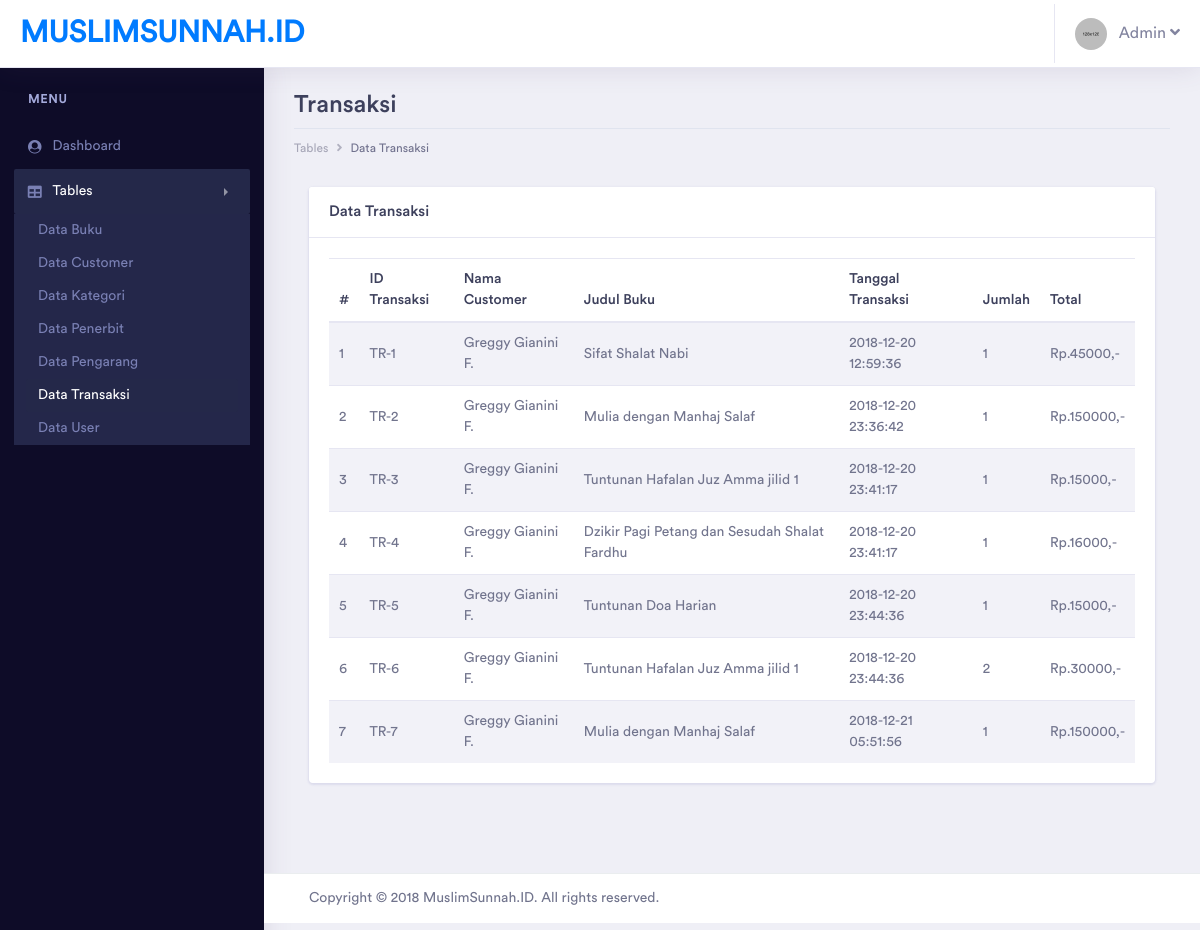
Page /admin/pages/tables/transaksi/table_transaksi.php (signed in) on the committed database.
### tables this page shows
CREATE TABLE `transaksi` (
  `id_transaksi` varchar(50) NOT NULL,
  `id_customer` varchar(20) NOT NULL,
  `id_buku` varchar(50) NOT NULL,
  `tgl_transaksi` datetime NOT NULL,
  `jumlah` int(11) NOT NULL,
  `total` int(11) NOT NULL
);

CREATE TABLE `customer` (
  `id_customer` varchar(20) NOT NULL,
  `nama_customer` varchar(100) NOT NULL,
  `jk_customer` enum('Laki-Laki','Perempuan') NOT NULL,
  `alamat_customer` varchar(200) NOT NULL,
  `email_customer` varchar(100) NOT NULL,
  `telp_customer` varchar(20) NOT NULL,
  `deleted` tinyint(1) NOT NULL
);

CREATE TABLE `buku` (
  `id_buku` varchar(50) NOT NULL,
  `judul_buku` varchar(200) NOT NULL,
  `id_pengarang` varchar(20) NOT NULL,
  `id_penerbit` varchar(20) NOT NULL,
  `id_kategori` varchar(20) NOT NULL,
  `stok` int(11) NOT NULL,
  `berat` float NOT NULL,
  `harga` int(11) NOT NULL,
  `deskripsi` varchar(1000) NOT NULL,
  `gambar` varchar(200) NOT NULL,
  `deleted` tinyint(1) NOT NULL
);

### admin/pages/tables/transaksi/table_transaksi.php (the view, shortened to what this page needs)
<?php
include '../../../../helper/connection.php';
?>
<?php
if(!$_SESSION['username'] && !$_SESSION['password'] && $_SESSION['tipe_user'] != "Admin")
{
    echo "
		<script type='text/javascript'>
		alert('Anda harus login terlebih dahulu!')
		window.location='../../../index.php';
		</script>";
}
else
{
?>
<!doctype html>
<html lang="en">
<head>
    <link rel="stylesheet" href="../../../assets/vendor/bootstrap/css/bootstrap.min.css">
    <link href="../../../assets/vendor/fonts/circular-std/style.css" rel="stylesheet">
    <link rel="stylesheet" href="../../../assets/libs/css/style.css">
    <link rel="stylesheet" href="../../../assets/vendor/fonts/fontawesome/css/fontawesome-all.css">
    <link rel="stylesheet" href="../../../assets/vendor/charts/chartist-bundle/chartist.css">
    <link rel="stylesheet" href="../../../assets/vendor/charts/morris-bundle/morris.css">
    <link rel="stylesheet" href="../../../assets/vendor/fonts/material-design-iconic-font/css/materialdesignicons.min.css">
    <link rel="stylesheet" href="../../../assets/vendor/charts/c3charts/c3.css">
    <link rel="stylesheet" href="../../../assets/vendor/fonts/flag-icon-css/flag-icon.min.css">
</head>
<body>
    <div class="dashboard-main-wrapper">
        <div class="dashboard-header">
            <nav class="navbar navbar-expand-lg bg-white fixed-top">
                <a class="navbar-brand" href="../../../dashboard.php">MUSLIMSUNNAH.ID</a>
                <div class="collapse navbar-collapse " id="navbarSupportedContent">
                    <ul class="navbar-nav ml-auto navbar-right-top">
                        <li class="nav-item dropdown nav-user">
                            <a class="nav-link nav-user-img" href="#" id="navbarDropdownMenuLink2" data-toggle="dropdown"
                                aria-haspopup="true" aria-expanded="false"><img src="../../../assets/images/avatar-1.jpg"
                                    alt="" class="user-avatar-md rounded-circle">&nbsp;&nbsp;&nbsp;Admin <i class="fas fa-angle-down"></i></a>
                        </li>
                    </ul>
                </div>
            </nav>
        </div>
        <div class="nav-left-sidebar sidebar-dark">
            <div class="menu-list">
                <nav class="navbar navbar-expand-lg navbar-light">
                    <div class="collapse navbar-collapse" id="navbarNav">
                        <ul class="navbar-nav flex-column">
                            <li class="nav-divider">
                                Menu
                            </li>
                            <li class="nav-item ">
                                <a class="nav-link" href="../../../dashboard.php" aria-expanded="false" data-target="#submenu-1"
                                    aria-controls="submenu-1"><i class="fa fa-fw fa-user-circle"></i>Dashboard
                                    <span class="badge badge-success">6</span></a>
                            </li>
                            <li class="nav-item">
                                <a class="nav-link active" href="#" data-toggle="collapse" aria-expanded="false"
                                    data-target="#submenu-5" aria-controls="submenu-5"><i class="fas fa-fw fa-table"></i>Tables</a>
                                <div id="submenu-5" class="collapse submenu show" style="">
                                    <ul class="nav flex-column">
                                        <li class="nav-item">
                                            <a class="nav-link" href="../buku/table_buku.php">Data Buku</a>
                                        </li>
                                        <li class="nav-item">
                                            <a class="nav-link" href="../customer/table_customer.php">Data Customer</a>
                                        </li>
                                        <li class="nav-item">
                                            <a class="nav-link" href="../kategori/table_kategori.php">Data
                                                Kategori</a>
                                        </li>
                                        <li class="nav-item">
                                            <a class="nav-link" href="../penerbit/table_penerbit.php">Data Penerbit</a>
                                        </li>
                                        <li class="nav-item">
                                            <a class="nav-link" href="../pengarang/table_pengarang.php">Data Pengarang</a>
                                        </li>
                                        <li class="nav-item">
                                            <a class="nav-link active" href="table_transaksi.php">Data Transaksi</a>
                                        </li>
                                        <li class="nav-item">
                                            <a class="nav-link" href="../user/table_user.php">Data User</a>
                                        </li>
                                    </ul>
                                </div>
                            </li>
                        </ul>
                    </div>
                </nav>
            </div>
        </div>
        <div class="dashboard-wrapper">
            <div class="dashboard-ecommerce">
                <div class="container-fluid dashboard-content ">
                    <div class="row">
                        <div class="col-xl-12 col-lg-12 col-md-12 col-sm-12 col-12">
                            <div class="page-header">
                                <h2 class="pageheader-title">Transaksi</h2>
                                <div class="page-breadcrumb">
                                    <nav aria-label="breadcrumb">
                                        <ol class="breadcrumb">
                                            <li class="breadcrumb-item"><a href="#" class="breadcrumb-link">Tables</a></li>
                                            <li class="breadcrumb-item active" aria-current="page">Data Transaksi</li>
                                        </ol>
                                    </nav>
                                </div>
                            </div>
                        </div>
                    </div>
                    <div class="col-xl-12">
                        <div class="card">
                            <h5 class="card-header">Data Transaksi</h5>
                            <div class="card-body">
                                <table class="table table-striped">
                                    <thead>
                                        <tr>
                                            <th>#</th>
                                            <th>ID Transaksi</th>
                                            <th>Nama Customer</th>
                                            <th>Judul Buku</th>
                                            <th>Tanggal Transaksi</th>
                                            <th>Jumlah</th>
                                            <th>Total</th>
                                        </tr>
                                    </thead>
                                    <tbody>
                                        <?php
                                            $query =
                                            "select t.id_transaksi,c.nama_customer,b.judul_buku,t.tgl_transaksi,t.jumlah,t.total from transaksi t,customer c,buku b
                                            where t.id_customer = c.id_customer AND
                                            b.id_buku = t.id_buku";
                                            $result = mysqli_query($con, $query);
                                            if (mysqli_num_rows($result) > 0)
                                            {
                                                $index = 1;
                                                while($row = mysqli_fetch_assoc($result))
                                                {
                                                    echo "
                                                    <tr>
                                                        <td>" . $index++ . "</td>
                                                        <td>" . $row["id_transaksi"] . "</td>
                                                        <td>" . $row["nama_customer"] . "</td>
                                                        <td>" . $row["judul_buku"] . "</td>
                                                        <td>" . $row["tgl_transaksi"] . "</td>
                                                        <td>" . $row["jumlah"] . "</td>
                                                        <td>Rp." . $row["total"] . ",-</td>
                                                    </tr>
                                                    ";
                                                }
                                            }
                                            ?>
                                    </tbody>
                                </table>
                            </div>
                        </div>
                    </div>
                </div>
            </div>
            <div class="footer">
                <div class="container-fluid">
                    <div class="row">
                        <div class="col-xl-6 col-lg-6 col-md-6 col-sm-12 col-12">
                            Copyright © 2018 MuslimSunnah.ID. All rights reserved.
                        </div>
                        <div class="col-xl-6 col-lg-6 col-md-6 col-sm-12 col-12">
                        </div>
                    </div>
                </div>
            </div>
        </div>
    </div>
</body>
</html>
<?php } ?>

### rows in the picture
transaksi: id_transaksi "TR-1", id_customer.nama_customer "Greggy Gianini F.", id_buku.judul_buku "Sifat Shalat Nabi", tgl_transaksi "2018-12-20 12:59:36", jumlah "1", total "45000"
transaksi: id_transaksi "TR-2", id_customer.nama_customer "Greggy Gianini F.", id_buku.judul_buku "Mulia dengan Manhaj Salaf", tgl_transaksi "2018-12-20 23:36:42", jumlah "1", total "150000"
transaksi: id_transaksi "TR-3", id_customer.nama_customer "Greggy Gianini F.", id_buku.judul_buku "Tuntunan Hafalan Juz Amma jilid 1", tgl_transaksi "2018-12-20 23:41:17", jumlah "1", total "15000"
transaksi: id_transaksi "TR-4", id_customer.nama_customer "Greggy Gianini F.", id_buku.judul_buku "Dzikir Pagi Petang dan Sesudah Shalat Fardhu", tgl_transaksi "2018-12-20 23:41:17", jumlah "1", total "16000"
transaksi: id_transaksi "TR-5", id_customer.nama_customer "Greggy Gianini F.", id_buku.judul_buku "Tuntunan Doa Harian", tgl_transaksi "2018-12-20 23:44:36", jumlah "1", total "15000"
transaksi: id_transaksi "TR-6", id_customer.nama_customer "Greggy Gianini F.", id_buku.judul_buku "Tuntunan Hafalan Juz Amma jilid 1", tgl_transaksi "2018-12-20 23:44:36", jumlah "2", total "30000"
transaksi: id_transaksi "TR-7", id_customer.nama_customer "Greggy Gianini F.", id_buku.judul_buku "Mulia dengan Manhaj Salaf", tgl_transaksi "2018-12-21 05:51:56", jumlah "1", total "150000"
